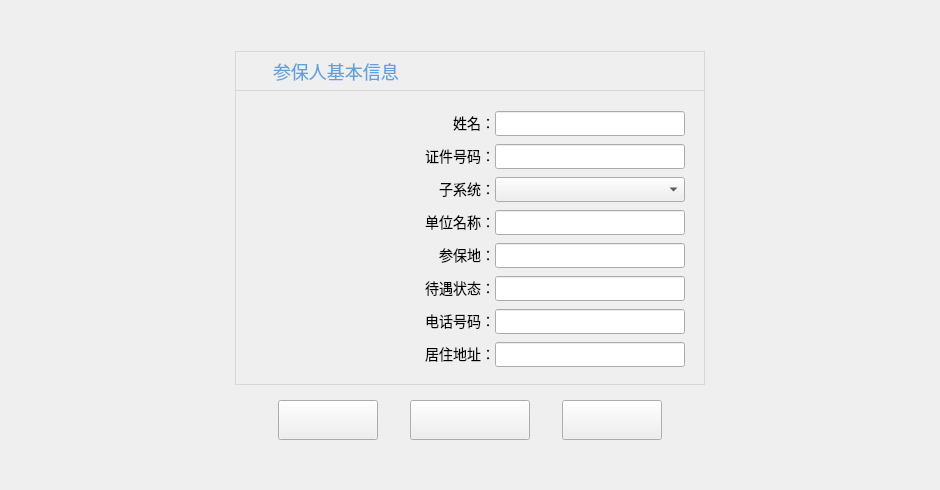
<?xml version="1.0" encoding="UTF-8"?>
<ui version="4.0">
 <class>CreatePersonInfoPage</class>
 <widget class="QWidget" name="CreatePersonInfoPage">
  <property name="geometry">
   <rect>
    <x>0</x>
    <y>0</y>
    <width>940</width>
    <height>490</height>
   </rect>
  </property>
  <property name="windowTitle">
   <string>CreatePersonInfoPage</string>
  </property>
  <property name="styleSheet">
   <string notr="true">QLabel{
font-family:&quot;微软雅黑&quot;;
font-size:18px;
}
#wgt_baseInfoTitle{
border:1px solid #d7d7d7;
}
#wgt_baseInfoContent{
border:1px solid #d7d7d7;
border-top:none;
}
#btn_cancel{
	border-image: url(:/MBRClient/Resources/image/authInit/cancel.png);
}
#btn_cancel:hover{
	border-image: url(:/MBRClient/Resources/image/authInit/cancel_hover.png);
}
#btn_cancel:disabled{
	border-image: url(:/MBRClient/Resources/image/authInit/cancel_disabled.png);
}
#btn_new{
	border-image: url(:/MBRClient/Resources/image/authInit/confirm_new_personnel.png);
}
#btn_new:hover{
	border-image: url(:/MBRClient/Resources/image/authInit/confirm_new_personnel_hover.png);
}
#btn_disabled{
	border-image: url(:/MBRClient/Resources/image/authInit/confirm_new_personnel_disabled.png);
}
#btn_confirm{
	border-image: url(:/MBRClient/Resources/image/register/register_cfm.png);
}
#btn_confirm:hover{
	border-image: url(:/MBRClient/Resources/image/register/register_cfm_hover.png);
}
#btn_confirm:pressed{
border-image:url(:/MBRClient/Resources/image/register/register_cfm_pressed.png)
}
#btn_confirm:disabled{
	border-image: url(:/MBRClient/Resources/image/register/register_cfm_disabled.png);
}</string>
  </property>
  <layout class="QGridLayout" name="gridLayout">
   <item row="0" column="1">
    <spacer name="verticalSpacer">
     <property name="orientation">
      <enum>Qt::Vertical</enum>
     </property>
     <property name="sizeHint" stdset="0">
      <size>
       <width>20</width>
       <height>31</height>
      </size>
     </property>
    </spacer>
   </item>
   <item row="1" column="0">
    <spacer name="horizontalSpacer_3">
     <property name="orientation">
      <enum>Qt::Horizontal</enum>
     </property>
     <property name="sizeHint" stdset="0">
      <size>
       <width>201</width>
       <height>20</height>
      </size>
     </property>
    </spacer>
   </item>
   <item row="1" column="1" rowspan="2" colspan="2">
    <layout class="QVBoxLayout" name="verticalLayout">
     <property name="spacing">
      <number>0</number>
     </property>
     <item>
      <widget class="QWidget" name="wgt_baseInfoTitle" native="true">
       <property name="minimumSize">
        <size>
         <width>470</width>
         <height>40</height>
        </size>
       </property>
       <property name="maximumSize">
        <size>
         <width>470</width>
         <height>40</height>
        </size>
       </property>
       <property name="styleSheet">
        <string notr="true">#lbl_baseInfoTitltImage{
	border-image: url(:/MBRClient/Resources/image/gather/baseInfo.png);
}
#lbl_baseInfoTitltText{
color:#62a0db;
}</string>
       </property>
       <layout class="QHBoxLayout" name="horizontalLayout">
        <property name="spacing">
         <number>10</number>
        </property>
        <property name="leftMargin">
         <number>10</number>
        </property>
        <property name="topMargin">
         <number>0</number>
        </property>
        <property name="rightMargin">
         <number>0</number>
        </property>
        <property name="bottomMargin">
         <number>0</number>
        </property>
        <item>
         <widget class="QLabel" name="lbl_baseInfoTitltImage">
          <property name="minimumSize">
           <size>
            <width>18</width>
            <height>20</height>
           </size>
          </property>
          <property name="maximumSize">
           <size>
            <width>18</width>
            <height>20</height>
           </size>
          </property>
          <property name="text">
           <string/>
          </property>
         </widget>
        </item>
        <item>
         <widget class="QLabel" name="lbl_baseInfoTitltText">
          <property name="text">
           <string>参保人基本信息</string>
          </property>
         </widget>
        </item>
       </layout>
      </widget>
     </item>
     <item>
      <widget class="QWidget" name="wgt_baseInfoContent" native="true">
       <property name="minimumSize">
        <size>
         <width>470</width>
         <height>294</height>
        </size>
       </property>
       <property name="maximumSize">
        <size>
         <width>470</width>
         <height>294</height>
        </size>
       </property>
       <property name="styleSheet">
        <string notr="true">QLabel{
font-family:&quot;微软雅黑&quot;;
font-size:14px;
}
#lbl_picture{
	border-image: url(:/MBRClient/Resources/image/choice/blimg.png);
}</string>
       </property>
       <layout class="QGridLayout" name="gridLayout_2">
        <property name="leftMargin">
         <number>32</number>
        </property>
        <property name="topMargin">
         <number>20</number>
        </property>
        <property name="rightMargin">
         <number>20</number>
        </property>
        <property name="bottomMargin">
         <number>20</number>
        </property>
        <property name="horizontalSpacing">
         <number>0</number>
        </property>
        <property name="verticalSpacing">
         <number>10</number>
        </property>
        <item row="0" column="1">
         <widget class="QLabel" name="lbl_name">
          <property name="text">
           <string>姓名：</string>
          </property>
          <property name="alignment">
           <set>Qt::AlignRight|Qt::AlignTrailing|Qt::AlignVCenter</set>
          </property>
         </widget>
        </item>
        <item row="0" column="2">
         <widget class="QLineEdit" name="lEdit_name">
          <property name="minimumSize">
           <size>
            <width>190</width>
            <height>25</height>
           </size>
          </property>
          <property name="maximumSize">
           <size>
            <width>190</width>
            <height>25</height>
           </size>
          </property>
          <property name="readOnly">
           <bool>true</bool>
          </property>
         </widget>
        </item>
        <item row="1" column="0" rowspan="6">
         <layout class="QVBoxLayout" name="verticalLayout_2">
          <item>
           <spacer name="verticalSpacer_3">
            <property name="orientation">
             <enum>Qt::Vertical</enum>
            </property>
            <property name="sizeHint" stdset="0">
             <size>
              <width>20</width>
              <height>40</height>
             </size>
            </property>
           </spacer>
          </item>
          <item alignment="Qt::AlignHCenter|Qt::AlignVCenter">
           <widget class="QLabel" name="lbl_picture">
            <property name="minimumSize">
             <size>
              <width>133</width>
              <height>164</height>
             </size>
            </property>
            <property name="maximumSize">
             <size>
              <width>133</width>
              <height>164</height>
             </size>
            </property>
            <property name="text">
             <string/>
            </property>
           </widget>
          </item>
          <item>
           <spacer name="verticalSpacer_4">
            <property name="orientation">
             <enum>Qt::Vertical</enum>
            </property>
            <property name="sizeHint" stdset="0">
             <size>
              <width>20</width>
              <height>40</height>
             </size>
            </property>
           </spacer>
          </item>
         </layout>
        </item>
        <item row="1" column="1">
         <widget class="QLabel" name="lbl_certNumber">
          <property name="text">
           <string>证件号码：</string>
          </property>
          <property name="alignment">
           <set>Qt::AlignRight|Qt::AlignTrailing|Qt::AlignVCenter</set>
          </property>
         </widget>
        </item>
        <item row="1" column="2">
         <widget class="QLineEdit" name="lEdit_certNumber">
          <property name="minimumSize">
           <size>
            <width>190</width>
            <height>25</height>
           </size>
          </property>
          <property name="maximumSize">
           <size>
            <width>190</width>
            <height>25</height>
           </size>
          </property>
          <property name="readOnly">
           <bool>true</bool>
          </property>
         </widget>
        </item>
        <item row="2" column="1">
         <widget class="QLabel" name="lbl_subSystem">
          <property name="text">
           <string>子系统：</string>
          </property>
          <property name="alignment">
           <set>Qt::AlignRight|Qt::AlignTrailing|Qt::AlignVCenter</set>
          </property>
         </widget>
        </item>
        <item row="2" column="2">
         <widget class="QComboBox" name="combox_subSystem">
          <property name="minimumSize">
           <size>
            <width>190</width>
            <height>25</height>
           </size>
          </property>
          <property name="maximumSize">
           <size>
            <width>190</width>
            <height>25</height>
           </size>
          </property>
         </widget>
        </item>
        <item row="3" column="1">
         <widget class="QLabel" name="lbl_unitName">
          <property name="text">
           <string>单位名称：</string>
          </property>
          <property name="alignment">
           <set>Qt::AlignRight|Qt::AlignTrailing|Qt::AlignVCenter</set>
          </property>
         </widget>
        </item>
        <item row="3" column="2">
         <widget class="QLineEdit" name="lEdit_unitName">
          <property name="minimumSize">
           <size>
            <width>190</width>
            <height>25</height>
           </size>
          </property>
          <property name="maximumSize">
           <size>
            <width>190</width>
            <height>25</height>
           </size>
          </property>
          <property name="readOnly">
           <bool>true</bool>
          </property>
         </widget>
        </item>
        <item row="4" column="1">
         <widget class="QLabel" name="lbl_liveArea">
          <property name="text">
           <string>参保地：</string>
          </property>
          <property name="alignment">
           <set>Qt::AlignRight|Qt::AlignTrailing|Qt::AlignVCenter</set>
          </property>
         </widget>
        </item>
        <item row="4" column="2">
         <widget class="QLineEdit" name="lEdit_liveArea">
          <property name="minimumSize">
           <size>
            <width>190</width>
            <height>25</height>
           </size>
          </property>
          <property name="maximumSize">
           <size>
            <width>190</width>
            <height>25</height>
           </size>
          </property>
          <property name="readOnly">
           <bool>true</bool>
          </property>
         </widget>
        </item>
        <item row="5" column="1">
         <widget class="QLabel" name="lbl_payState">
          <property name="text">
           <string>待遇状态：</string>
          </property>
          <property name="alignment">
           <set>Qt::AlignRight|Qt::AlignTrailing|Qt::AlignVCenter</set>
          </property>
         </widget>
        </item>
        <item row="5" column="2">
         <widget class="QLineEdit" name="lEdit_patState">
          <property name="minimumSize">
           <size>
            <width>190</width>
            <height>25</height>
           </size>
          </property>
          <property name="maximumSize">
           <size>
            <width>190</width>
            <height>25</height>
           </size>
          </property>
          <property name="readOnly">
           <bool>true</bool>
          </property>
         </widget>
        </item>
        <item row="6" column="1">
         <widget class="QLabel" name="lbl_phoneNumber">
          <property name="text">
           <string>电话号码：</string>
          </property>
          <property name="alignment">
           <set>Qt::AlignRight|Qt::AlignTrailing|Qt::AlignVCenter</set>
          </property>
         </widget>
        </item>
        <item row="6" column="2">
         <widget class="QLineEdit" name="lEdit_phoneNumber">
          <property name="minimumSize">
           <size>
            <width>190</width>
            <height>25</height>
           </size>
          </property>
          <property name="maximumSize">
           <size>
            <width>190</width>
            <height>25</height>
           </size>
          </property>
          <property name="readOnly">
           <bool>true</bool>
          </property>
         </widget>
        </item>
        <item row="7" column="1">
         <widget class="QLabel" name="lbl_address">
          <property name="text">
           <string>居住地址：</string>
          </property>
          <property name="alignment">
           <set>Qt::AlignRight|Qt::AlignTrailing|Qt::AlignVCenter</set>
          </property>
         </widget>
        </item>
        <item row="7" column="2">
         <widget class="QLineEdit" name="lEdit_address">
          <property name="minimumSize">
           <size>
            <width>190</width>
            <height>25</height>
           </size>
          </property>
          <property name="maximumSize">
           <size>
            <width>190</width>
            <height>25</height>
           </size>
          </property>
          <property name="readOnly">
           <bool>true</bool>
          </property>
         </widget>
        </item>
       </layout>
      </widget>
     </item>
     <item>
      <layout class="QHBoxLayout" name="horizontalLayout_2">
       <property name="spacing">
        <number>32</number>
       </property>
       <property name="topMargin">
        <number>15</number>
       </property>
       <item>
        <spacer name="horizontalSpacer">
         <property name="orientation">
          <enum>Qt::Horizontal</enum>
         </property>
         <property name="sizeHint" stdset="0">
          <size>
           <width>40</width>
           <height>20</height>
          </size>
         </property>
        </spacer>
       </item>
       <item>
        <widget class="QPushButton" name="btn_cancel">
         <property name="minimumSize">
          <size>
           <width>100</width>
           <height>40</height>
          </size>
         </property>
         <property name="maximumSize">
          <size>
           <width>100</width>
           <height>40</height>
          </size>
         </property>
         <property name="text">
          <string/>
         </property>
        </widget>
       </item>
       <item>
        <widget class="QPushButton" name="btn_new">
         <property name="minimumSize">
          <size>
           <width>120</width>
           <height>40</height>
          </size>
         </property>
         <property name="maximumSize">
          <size>
           <width>120</width>
           <height>40</height>
          </size>
         </property>
         <property name="text">
          <string/>
         </property>
        </widget>
       </item>
       <item>
        <widget class="QPushButton" name="btn_confirm">
         <property name="minimumSize">
          <size>
           <width>100</width>
           <height>40</height>
          </size>
         </property>
         <property name="maximumSize">
          <size>
           <width>100</width>
           <height>40</height>
          </size>
         </property>
         <property name="text">
          <string/>
         </property>
        </widget>
       </item>
       <item>
        <spacer name="horizontalSpacer_2">
         <property name="orientation">
          <enum>Qt::Horizontal</enum>
         </property>
         <property name="sizeHint" stdset="0">
          <size>
           <width>40</width>
           <height>20</height>
          </size>
         </property>
        </spacer>
       </item>
      </layout>
     </item>
    </layout>
   </item>
   <item row="2" column="3">
    <spacer name="horizontalSpacer_4">
     <property name="orientation">
      <enum>Qt::Horizontal</enum>
     </property>
     <property name="sizeHint" stdset="0">
      <size>
       <width>201</width>
       <height>20</height>
      </size>
     </property>
    </spacer>
   </item>
   <item row="3" column="2">
    <spacer name="verticalSpacer_2">
     <property name="orientation">
      <enum>Qt::Vertical</enum>
     </property>
     <property name="sizeHint" stdset="0">
      <size>
       <width>20</width>
       <height>31</height>
      </size>
     </property>
    </spacer>
   </item>
  </layout>
 </widget>
 <layoutdefault spacing="6" margin="11"/>
 <resources>
  <include location="MBRClient.qrc"/>
 </resources>
 <connections/>
</ui>
